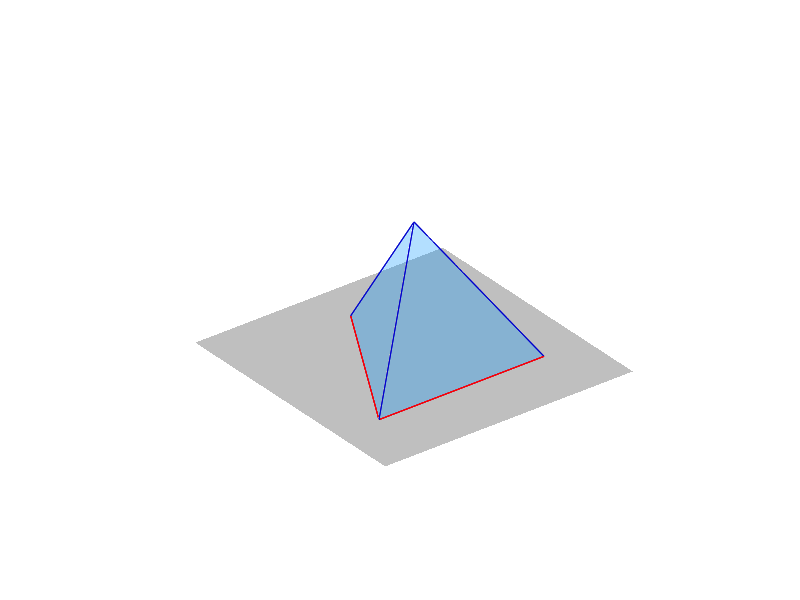

Write the MATLAB code that produced this figure.
close all
F(1,:)=[0 0 0];
F(2,:)=[12 0 0];
F(3,:)=[12 12 0];
F(4,:)=[0 12 0];

v_plane=[0 0 1 0];

T(1,:)=[6 6 6];
T(2,:)=[2 3 0];
T(3,:)=[10 3 0];
T(4,:)=[6 10 0];

%visualizzo la frattura
fill3(F(:,1),F(:,2),F(:,3),0.5*[1 1 1],'FaceAlpha',0.5,'EdgeAlpha',0)
hold on

%visualizzazione tetraedro

for i=1%:2
    for j=(i+1):3
        for k=(j+1):4
            v=[i j k];
            fill3(T(v,1),T(v,2),T(v,3),[0 150 256]/256,'FaceAlpha',0.3,...
                'Marker','.','MarkerSize',11,'EdgeColor',[0 0 0.8]);
            hold on
        end
    end
end

I=zeros(0,3);
%visualizzazione intersezione
% for i=2:4
%     I(i-1,:) = intersezione_immagini(v_plane,T(1,:),T(i,:));
% end

% for j=3:4
%     I(end+1,:) = intersezione_immagini(v_plane,T(1,:),T(j,:));
% end
% for j=[4 3]
%     I(end+1,:) = intersezione_immagini(v_plane,T(2,:),T(j,:));
% end

% I(1,:)=T(1,:);
% for i=3:4
%     I(end+1,:)=intersezione_immagini(v_plane,T(2,:),T(i,:));
% end
I(1,:)=T(2,:);
I(2,:)=T(3,:);
%I(3,:)=intersezione_immagini(v_plane,T(3,:),T(4,:));
I(3,:)=T(4,:);

fill3(I(:,1),I(:,2),I(:,3)+1e-4*[1 1 1],[1 0 0],'EdgeColor',[1 0 0],'FaceAlpha',0.9)
hold on


axis equal
axis off